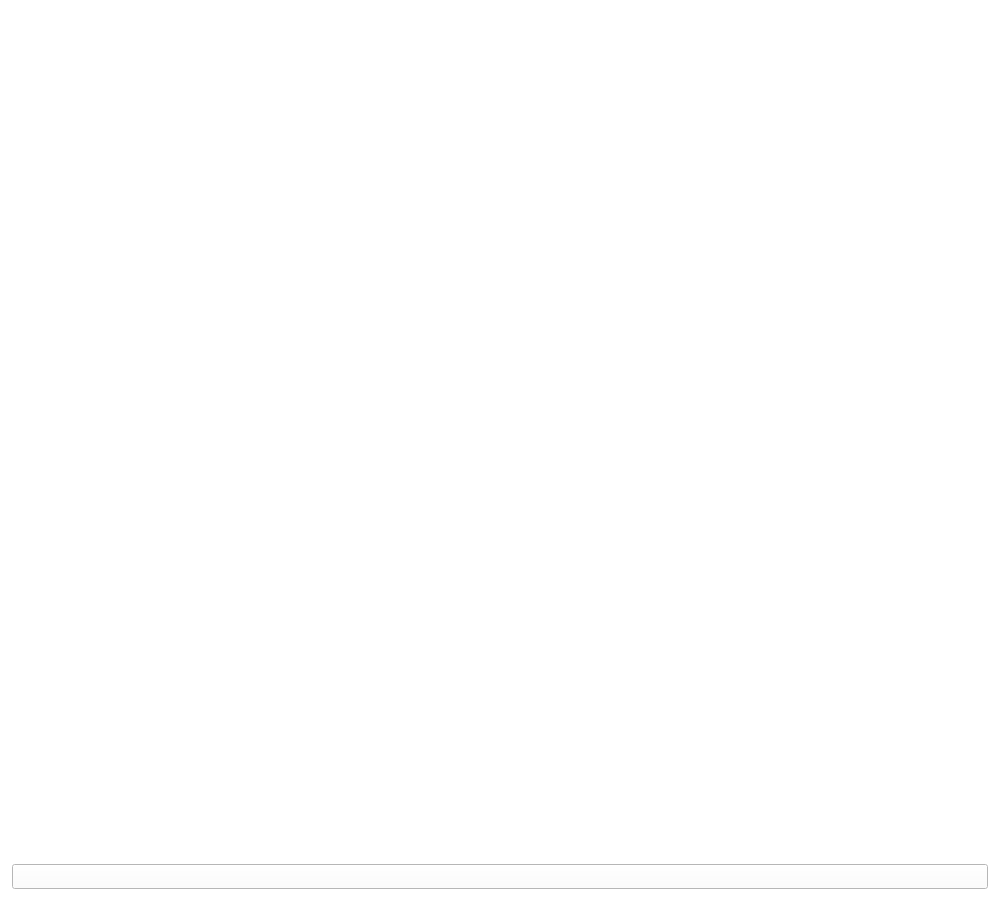
<?xml version='1.0' encoding='utf-8'?>
<ui version="4.0">
 <class>QWidget</class>
 <widget class="QWidget" name="MainWindow">
  <property name="geometry">
   <rect>
    <x>0</x>
    <y>0</y>
    <width>1000</width>
    <height>900</height>
   </rect>
  </property>
  <property name="font">
   <font>
    <family>Malgun Gothic</family>
   </font>
  </property>
  <property name="windowTitle">
   <string>MainWindow</string>
  </property>
  <property name="styleSheet">
   <string notr="true">background-color:white</string>
  </property>
  <widget class="QWidget" name="centralwidget">
   <widget class="QWidget" name="verticalLayoutWidget">
    <property name="geometry">
     <rect>
      <x>240</x>
      <y>10</y>
      <width>741</width>
      <height>841</height>
     </rect>
    </property>
    <layout class="QVBoxLayout" name="graph_layout" />
   </widget>
   <widget class="QGroupBox" name="groupBox_2">
    <property name="geometry">
     <rect>
      <x>10</x>
      <y>0</y>
      <width>221</width>
      <height>551</height>
     </rect>
    </property>
    <property name="font">
     <font>
      <family>Malgun Gothic</family>
      <pointsize>13</pointsize>
      <weight>75</weight>
      <bold>true</bold>
     </font>
    </property>
    <property name="title">
     <string>SETUP</string>
    </property>
    <widget class="QGroupBox" name="groupBox_4">
     <property name="geometry">
      <rect>
       <x>10</x>
       <y>30</y>
       <width>201</width>
       <height>231</height>
      </rect>
     </property>
     <property name="font">
      <font>
       <family>Malgun Gothic</family>
       <pointsize>12</pointsize>
       <weight>75</weight>
       <bold>true</bold>
      </font>
     </property>
     <property name="title">
      <string>Device</string>
     </property>
     <widget class="QWidget" name="gridLayoutWidget_2">
      <property name="geometry">
       <rect>
        <x>10</x>
        <y>30</y>
        <width>189</width>
        <height>191</height>
       </rect>
      </property>
      <layout class="QGridLayout" name="gridLayout_2">
       <item row="3" column="0" colspan="2">
        <widget class="QComboBox" name="port_COMB">
         <property name="font">
          <font>
           <family>Malgun Gothic</family>
          </font>
         </property>
        </widget>
       </item>
       <item row="4" column="0">
        <widget class="QPushButton" name="connect_PB">
         <property name="font">
          <font>
           <family>Malgun Gothic</family>
           <pointsize>10</pointsize>
           <weight>50</weight>
           <bold>false</bold>
          </font>
         </property>
         <property name="text">
          <string>Connect</string>
         </property>
        </widget>
       </item>
       <item row="0" column="0" colspan="2">
        <widget class="QLabel" name="label_5">
         <property name="font">
          <font>
           <family>Malgun Gothic</family>
          </font>
         </property>
         <property name="text">
          <string>   Select Board:  </string>
         </property>
        </widget>
       </item>
       <item row="6" column="0">
        <widget class="QPushButton" name="start_PB">
         <property name="font">
          <font>
           <family>Malgun Gothic</family>
          </font>
         </property>
         <property name="text">
          <string>Start stream</string>
         </property>
        </widget>
       </item>
       <item row="1" column="0">
        <widget class="QCheckBox" name="cyton_CB">
         <property name="font">
          <font>
           <family>Malgun Gothic</family>
          </font>
         </property>
         <property name="text">
          <string>CYTON</string>
         </property>
        </widget>
       </item>
       <item row="1" column="1">
        <widget class="QCheckBox" name="daisy_CB">
         <property name="font">
          <font>
           <family>Malgun Gothic</family>
          </font>
         </property>
         <property name="text">
          <string>with DAISY</string>
         </property>
        </widget>
       </item>
       <item row="6" column="1">
        <widget class="QPushButton" name="stop_PB">
         <property name="font">
          <font>
           <family>Malgun Gothic</family>
          </font>
         </property>
         <property name="text">
          <string>Stop stream</string>
         </property>
        </widget>
       </item>
       <item row="4" column="1">
        <widget class="QPushButton" name="refresh_PB">
         <property name="font">
          <font>
           <family>Malgun Gothic</family>
           <pointsize>10</pointsize>
           <weight>50</weight>
           <bold>false</bold>
          </font>
         </property>
         <property name="text">
          <string>Refresh</string>
         </property>
        </widget>
       </item>
       <item row="2" column="0" colspan="2">
        <widget class="QLabel" name="label_4">
         <property name="font">
          <font>
           <family>Malgun Gothic</family>
          </font>
         </property>
         <property name="text">
          <string>   Select Port:  </string>
         </property>
        </widget>
       </item>
       <item row="5" column="0" colspan="2">
        <widget class="QLabel" name="label_6">
         <property name="font">
          <font>
           <family>Malgun Gothic</family>
          </font>
         </property>
         <property name="text">
          <string>  Streaming: </string>
         </property>
        </widget>
       </item>
      </layout>
     </widget>
    </widget>
    <widget class="QGroupBox" name="groupBox_3">
     <property name="geometry">
      <rect>
       <x>10</x>
       <y>270</y>
       <width>201</width>
       <height>151</height>
      </rect>
     </property>
     <property name="font">
      <font>
       <family>Malgun Gothic</family>
       <pointsize>12</pointsize>
       <weight>75</weight>
       <bold>true</bold>
      </font>
     </property>
     <property name="title">
      <string>Measurement</string>
     </property>
     <widget class="QWidget" name="gridLayoutWidget">
      <property name="geometry">
       <rect>
        <x>10</x>
        <y>30</y>
        <width>171</width>
        <height>121</height>
       </rect>
      </property>
      <layout class="QGridLayout" name="gridLayout">
       <item row="0" column="1">
        <widget class="QLineEdit" name="time_LE">
         <property name="font">
          <font>
           <family>Malgun Gothic</family>
          </font>
         </property>
        </widget>
       </item>
       <item row="2" column="1">
        <widget class="QCheckBox" name="fft_CB">
         <property name="font">
          <font>
           <family>Malgun Gothic</family>
          </font>
         </property>
         <property name="layoutDirection">
          <enum>Qt::LeftToRight</enum>
         </property>
         <property name="text">
          <string>FFT</string>
         </property>
        </widget>
       </item>
       <item row="0" column="0">
        <widget class="QLabel" name="label">
         <property name="font">
          <font>
           <family>Malgun Gothic</family>
          </font>
         </property>
         <property name="text">
          <string>  Seconds: </string>
         </property>
        </widget>
       </item>
       <item row="3" column="1">
        <widget class="QLineEdit" name="freq_LE">
         <property name="font">
          <font>
           <family>Malgun Gothic</family>
          </font>
         </property>
        </widget>
       </item>
       <item row="3" column="0">
        <widget class="QLabel" name="label_3">
         <property name="font">
          <font>
           <family>Malgun Gothic</family>
          </font>
         </property>
         <property name="text">
          <string>  Max Freq:    </string>
         </property>
        </widget>
       </item>
       <item row="2" column="0">
        <widget class="QLabel" name="label_2">
         <property name="font">
          <font>
           <family>Malgun Gothic</family>
          </font>
         </property>
         <property name="text">
          <string>  Relative FFT:      </string>
         </property>
        </widget>
       </item>
       <item row="1" column="0">
        <widget class="QLabel" name="label_7">
         <property name="font">
          <font>
           <family>Malgun Gothic</family>
          </font>
         </property>
         <property name="text">
          <string>  Buffer size:</string>
         </property>
        </widget>
       </item>
       <item row="1" column="1">
        <widget class="QLineEdit" name="buffer_LE" />
       </item>
      </layout>
     </widget>
    </widget>
    <widget class="QGroupBox" name="groupBox_5">
     <property name="geometry">
      <rect>
       <x>10</x>
       <y>430</y>
       <width>201</width>
       <height>111</height>
      </rect>
     </property>
     <property name="font">
      <font>
       <family>Malgun Gothic</family>
       <pointsize>12</pointsize>
       <weight>75</weight>
       <bold>true</bold>
      </font>
     </property>
     <property name="title">
      <string>Recording</string>
     </property>
     <widget class="QWidget" name="gridLayoutWidget_3">
      <property name="geometry">
       <rect>
        <x>10</x>
        <y>29</y>
        <width>181</width>
        <height>82</height>
       </rect>
      </property>
      <layout class="QGridLayout" name="gridLayout_3">
       <item row="0" column="0">
        <widget class="QPushButton" name="rec_start_PB">
         <property name="font">
          <font>
           <family>Malgun Gothic</family>
          </font>
         </property>
         <property name="text">
          <string>Start</string>
         </property>
        </widget>
       </item>
       <item row="1" column="0">
        <widget class="QPushButton" name="Imp_start_PB">
         <property name="font">
          <font>
           <family>Malgun Gothic</family>
          </font>
         </property>
         <property name="text">
          <string>Imp Start</string>
         </property>
        </widget>
       </item>
       <item row="1" column="1">
        <widget class="QPushButton" name="Imp_stop_PB">
         <property name="font">
          <font>
           <family>Malgun Gothic</family>
          </font>
         </property>
         <property name="text">
          <string>Imp Stop</string>
         </property>
        </widget>
       </item>
       <item row="0" column="1">
        <widget class="QPushButton" name="rec_stop_PB">
         <property name="font">
          <font>
           <family>Malgun Gothic</family>
          </font>
         </property>
         <property name="text">
          <string>Stop</string>
         </property>
        </widget>
       </item>
       <item row="2" column="0">
        <widget class="QPushButton" name="Sound_PB">
         <property name="font">
          <font>
           <family>Malgun Gothic</family>
          </font>
         </property>
         <property name="text">
          <string>Play Sound</string>
         </property>
        </widget>
       </item>
       <item row="2" column="1">
        <widget class="QPushButton" name="Null_PB">
         <property name="font">
          <font>
           <family>Malgun Gothic</family>
          </font>
         </property>
         <property name="text">
          <string>NULL</string>
         </property>
        </widget>
       </item>
      </layout>
     </widget>
    </widget>
   </widget>
   <widget class="QLabel" name="F3_LB">
    <property name="geometry">
     <rect>
      <x>75</x>
      <y>570</y>
      <width>25</width>
      <height>16</height>
     </rect>
    </property>
    <property name="font">
     <font>
      <family>Malgun Gothic</family>
      <weight>75</weight>
      <bold>true</bold>
     </font>
    </property>
    <property name="text">
     <string>F3</string>
    </property>
    <property name="alignment">
     <set>Qt::AlignCenter</set>
    </property>
   </widget>
   <widget class="QLabel" name="F4_LB">
    <property name="geometry">
     <rect>
      <x>135</x>
      <y>570</y>
      <width>25</width>
      <height>16</height>
     </rect>
    </property>
    <property name="font">
     <font>
      <family>Malgun Gothic</family>
      <weight>75</weight>
      <bold>true</bold>
     </font>
    </property>
    <property name="text">
     <string>F4</string>
    </property>
    <property name="alignment">
     <set>Qt::AlignCenter</set>
    </property>
   </widget>
   <widget class="QLabel" name="Fz_LB">
    <property name="geometry">
     <rect>
      <x>105</x>
      <y>580</y>
      <width>25</width>
      <height>16</height>
     </rect>
    </property>
    <property name="font">
     <font>
      <family>Malgun Gothic</family>
      <weight>75</weight>
      <bold>true</bold>
     </font>
    </property>
    <property name="text">
     <string>Fz</string>
    </property>
    <property name="alignment">
     <set>Qt::AlignCenter</set>
    </property>
   </widget>
   <widget class="QLabel" name="T3_LB">
    <property name="geometry">
     <rect>
      <x>25</x>
      <y>640</y>
      <width>25</width>
      <height>16</height>
     </rect>
    </property>
    <property name="font">
     <font>
      <family>Malgun Gothic</family>
      <weight>75</weight>
      <bold>true</bold>
     </font>
    </property>
    <property name="text">
     <string>T3</string>
    </property>
    <property name="alignment">
     <set>Qt::AlignCenter</set>
    </property>
   </widget>
   <widget class="QLabel" name="C3_LB">
    <property name="geometry">
     <rect>
      <x>65</x>
      <y>640</y>
      <width>25</width>
      <height>16</height>
     </rect>
    </property>
    <property name="font">
     <font>
      <family>Malgun Gothic</family>
      <weight>75</weight>
      <bold>true</bold>
     </font>
    </property>
    <property name="text">
     <string>C3</string>
    </property>
    <property name="alignment">
     <set>Qt::AlignCenter</set>
    </property>
   </widget>
   <widget class="QLabel" name="Cz_LB">
    <property name="geometry">
     <rect>
      <x>105</x>
      <y>640</y>
      <width>25</width>
      <height>16</height>
     </rect>
    </property>
    <property name="font">
     <font>
      <family>Malgun Gothic</family>
      <weight>75</weight>
      <bold>true</bold>
     </font>
    </property>
    <property name="text">
     <string>Cz</string>
    </property>
    <property name="alignment">
     <set>Qt::AlignCenter</set>
    </property>
   </widget>
   <widget class="QLabel" name="C4_LB">
    <property name="geometry">
     <rect>
      <x>145</x>
      <y>640</y>
      <width>25</width>
      <height>16</height>
     </rect>
    </property>
    <property name="font">
     <font>
      <family>Malgun Gothic</family>
      <weight>75</weight>
      <bold>true</bold>
     </font>
    </property>
    <property name="text">
     <string>C4</string>
    </property>
    <property name="alignment">
     <set>Qt::AlignCenter</set>
    </property>
   </widget>
   <widget class="QLabel" name="T4_LB">
    <property name="geometry">
     <rect>
      <x>185</x>
      <y>640</y>
      <width>25</width>
      <height>16</height>
     </rect>
    </property>
    <property name="font">
     <font>
      <family>Malgun Gothic</family>
      <weight>75</weight>
      <bold>true</bold>
     </font>
    </property>
    <property name="text">
     <string>T4</string>
    </property>
    <property name="alignment">
     <set>Qt::AlignCenter</set>
    </property>
   </widget>
   <widget class="QLabel" name="T5_LB">
    <property name="geometry">
     <rect>
      <x>35</x>
      <y>690</y>
      <width>25</width>
      <height>16</height>
     </rect>
    </property>
    <property name="font">
     <font>
      <family>Malgun Gothic</family>
      <weight>75</weight>
      <bold>true</bold>
     </font>
    </property>
    <property name="text">
     <string>T5</string>
    </property>
    <property name="alignment">
     <set>Qt::AlignCenter</set>
    </property>
   </widget>
   <widget class="QLabel" name="P3_LB">
    <property name="geometry">
     <rect>
      <x>75</x>
      <y>680</y>
      <width>25</width>
      <height>16</height>
     </rect>
    </property>
    <property name="font">
     <font>
      <family>Malgun Gothic</family>
      <weight>75</weight>
      <bold>true</bold>
     </font>
    </property>
    <property name="text">
     <string>P3</string>
    </property>
    <property name="alignment">
     <set>Qt::AlignCenter</set>
    </property>
   </widget>
   <widget class="QLabel" name="Pz_LB">
    <property name="geometry">
     <rect>
      <x>105</x>
      <y>670</y>
      <width>25</width>
      <height>16</height>
     </rect>
    </property>
    <property name="font">
     <font>
      <family>Malgun Gothic</family>
      <weight>75</weight>
      <bold>true</bold>
     </font>
    </property>
    <property name="text">
     <string>Pz</string>
    </property>
    <property name="alignment">
     <set>Qt::AlignCenter</set>
    </property>
   </widget>
   <widget class="QLabel" name="P4_LB">
    <property name="geometry">
     <rect>
      <x>135</x>
      <y>680</y>
      <width>25</width>
      <height>16</height>
     </rect>
    </property>
    <property name="font">
     <font>
      <family>Malgun Gothic</family>
      <weight>75</weight>
      <bold>true</bold>
     </font>
    </property>
    <property name="text">
     <string>P4</string>
    </property>
    <property name="alignment">
     <set>Qt::AlignCenter</set>
    </property>
   </widget>
   <widget class="QLabel" name="T6_LB">
    <property name="geometry">
     <rect>
      <x>175</x>
      <y>690</y>
      <width>25</width>
      <height>16</height>
     </rect>
    </property>
    <property name="font">
     <font>
      <family>Malgun Gothic</family>
      <weight>75</weight>
      <bold>true</bold>
     </font>
    </property>
    <property name="text">
     <string>T6</string>
    </property>
    <property name="alignment">
     <set>Qt::AlignCenter</set>
    </property>
   </widget>
   <widget class="QLabel" name="O1_LB">
    <property name="geometry">
     <rect>
      <x>75</x>
      <y>720</y>
      <width>25</width>
      <height>16</height>
     </rect>
    </property>
    <property name="font">
     <font>
      <family>Malgun Gothic</family>
      <weight>75</weight>
      <bold>true</bold>
     </font>
    </property>
    <property name="text">
     <string>O1</string>
    </property>
    <property name="alignment">
     <set>Qt::AlignCenter</set>
    </property>
   </widget>
   <widget class="QLabel" name="O2_LB">
    <property name="geometry">
     <rect>
      <x>135</x>
      <y>720</y>
      <width>25</width>
      <height>16</height>
     </rect>
    </property>
    <property name="font">
     <font>
      <family>Malgun Gothic</family>
      <weight>75</weight>
      <bold>true</bold>
     </font>
    </property>
    <property name="text">
     <string>O2</string>
    </property>
    <property name="alignment">
     <set>Qt::AlignCenter</set>
    </property>
   </widget>
   <widget class="QLabel" name="GND_LB">
    <property name="geometry">
     <rect>
      <x>100</x>
      <y>610</y>
      <width>35</width>
      <height>16</height>
     </rect>
    </property>
    <property name="font">
     <font>
      <family>Malgun Gothic</family>
      <weight>75</weight>
      <bold>true</bold>
     </font>
    </property>
    <property name="text">
     <string>GND</string>
    </property>
    <property name="alignment">
     <set>Qt::AlignCenter</set>
    </property>
   </widget>
  </widget>
  <widget class="QMenuBar" name="menubar">
   <property name="geometry">
    <rect>
     <x>0</x>
     <y>0</y>
     <width>1000</width>
     <height>24</height>
    </rect>
   </property>
   <widget class="QMenu" name="menuFile_F">
    <property name="font">
     <font>
      <pointsize>10</pointsize>
     </font>
    </property>
    <property name="title">
     <string>File (F)</string>
    </property>
    <addaction name="actionSave_As" />
    <addaction name="actionNew_File" />
   </widget>
   <addaction name="menuFile_F" />
  </widget>
  <widget class="QStatusBar" name="statusbar" />
  <action name="actionSave_As">
   <property name="text">
    <string>Save As</string>
   </property>
   <property name="font">
    <font>
     <family>Malgun Gothic</family>
    </font>
   </property>
  </action>
  <action name="actionNew_File">
   <property name="text">
    <string>New File</string>
   </property>
   <property name="font">
    <font>
     <family>Malgun Gothic</family>
    </font>
   </property>
  </action>
 <layout class="QVBoxLayout" name="verticalLayout"><item><widget class="QWidget" name="main_content" /></item><item><layout class="QHBoxLayout" name="skipLayout"><item><spacer name="horizontalSpacerLeft"><property name="orientation"><enum text="Qt::Horizontal" /></property></spacer></item><item><widget class="QPushButton" name="skip_btn"><property name="text"><string text="건너뛰기" /></property></widget></item><item><spacer name="horizontalSpacerRight"><property name="orientation"><enum text="Qt::Horizontal" /></property></spacer></item></layout></item></layout></widget>
 <resources />
 <connections />
</ui>
